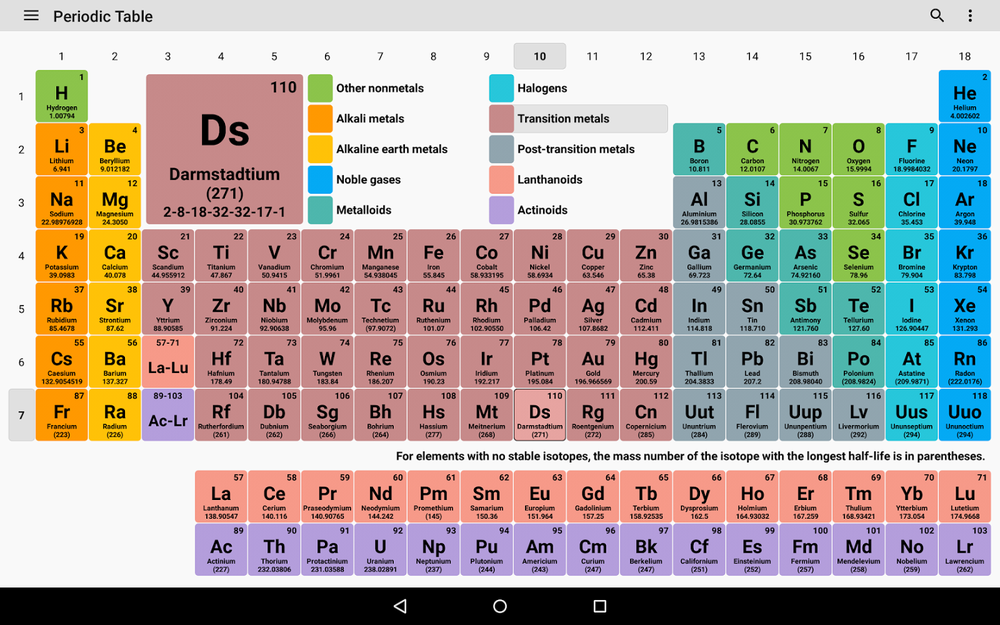
#> input picture test.png, 1000 x 625 px, shrunk from 1440 x 900 before the run
$ python detect.py   (Python 2 division)
#> lines starting #> are read from the running program, lines starting #| are printed output that depends on the picture
import numpy as np
import cv2

print cv2.__version__

img = cv2.imread('test.png',0)
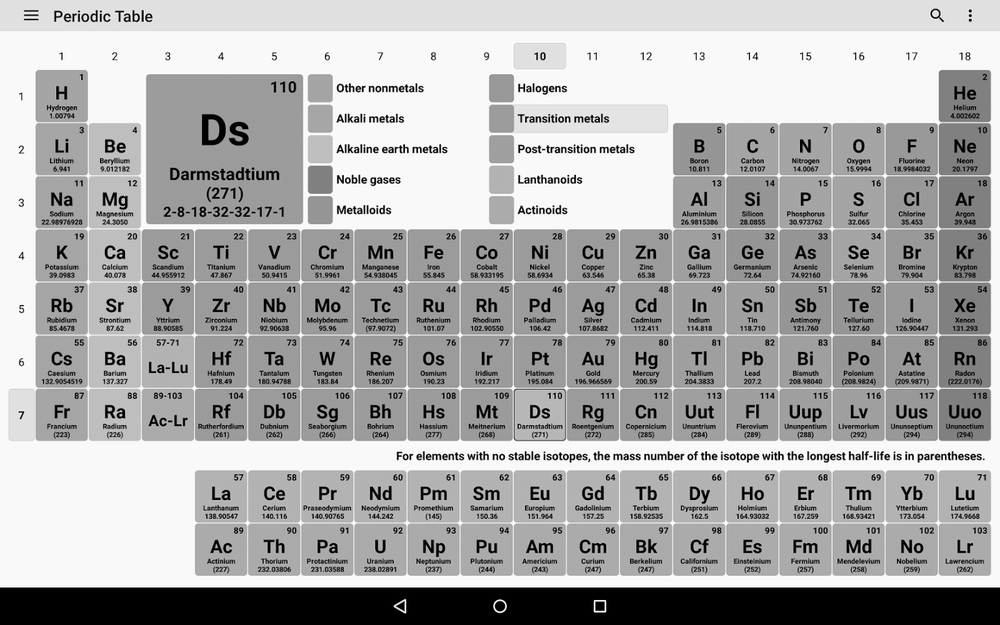
#> img: shape (625, 1000); min 0, max 255, mean 171.7
cv2.imshow('image',img)
k = cv2.waitKey(0)
#> (key Esc is pressed here)
if k == 27:         # wait for ESC key to exit
    cv2.destroyAllWindows()
elif k == ord('s'): # wait for 's' key to save and exit
    cv2.imwrite('messigray.png',img)
    cv2.destroyAllWindows()
